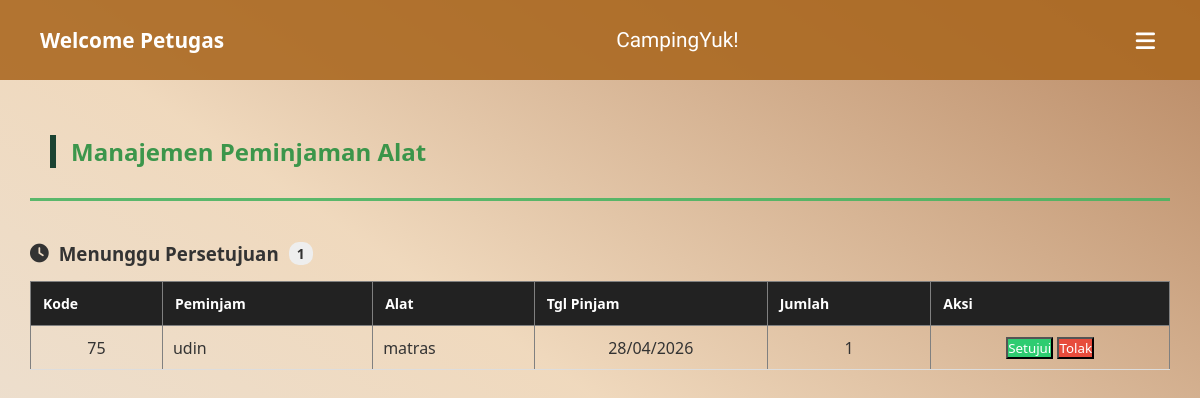
/view/view_petugas/menyetujui.php (signed in), run on an earlier commit of the app's database.
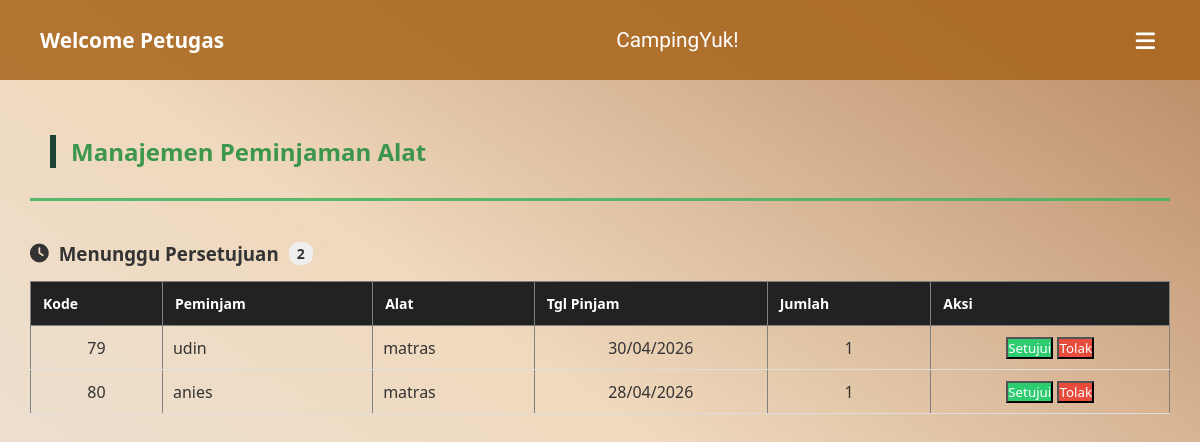
And on a later commit of the database.
### tables this page shows
CREATE TABLE `peminjaman_alat` (
  `id_user` int(11) NOT NULL,
  `id_alat` int(20) NOT NULL,
  `kode_pinjam` int(10) NOT NULL,
  `nama_peminjam` varchar(200) NOT NULL,
  `tanggal_meminjam` date NOT NULL,
  `batas_pengembalian` date NOT NULL,
  `jumlah` int(20) NOT NULL,
  `status` enum('Menunggu','Disetujui','Ditolak','') NOT NULL
);

CREATE TABLE `peralatan` (
  `id_alat` int(20) NOT NULL,
  `id_kategori` int(11) NOT NULL,
  `nama_alat` varchar(50) NOT NULL,
  `jumlah` int(11) NOT NULL,
  `foto_alat` varchar(255) NOT NULL,
  `harga` varchar(50) DEFAULT NULL
);

### controller/c_peminjaman.php (called while the page is built, shortened)
<?php
include_once __DIR__ . '/../models/m_peminjaman.php';
$peminjaman = new peminjaman();
$id_session = $_SESSION['data']['id_user'] ?? null;
$role_session = $_SESSION['data']['role'] ?? 'user';
try {
    if (isset($_GET['aksi'])) {
        $aksi = $_GET['aksi'];
        if ($aksi == 'peminjaman') {
            $id_user = $id_session;
            $id_alat = $_POST['id_alat'];
            $nama_peminjam = $_POST['nama_peminjam'];
            $tgl_pinjam = $_POST['tgl_pinjam'];
            $tgl_kembali = $_POST['tgl_kembali'];
            $jumlah = $_POST['jumlah'];
            $result = $peminjaman->tambah_data_peminjam($id_user, $id_alat, $nama_peminjam, $tgl_pinjam, $tgl_kembali, $jumlah);
            if ($result) {
                echo "<script>alert('Berhasil!'); window.location='../view/view_user/daftar_peminjaman.php'</script>";
            } else {
                echo "<script>alert('Gagal tambah data!'); history.back();</script>";
            }
            exit;
        }
        if ($aksi == 'update_status') {
    $id = $_GET['id'] ?? null;
    $status_req = $_GET['status'] ?? null;
    if ($id && $status_req) {
        $result = $peminjaman->update_status_peminjaman($id, $status_req);
        if ($result) {
            $redirect_url = '../View/view_petugas/pengembalian.php';
            if (isset($_SESSION['role']) && $_SESSION['role'] == 'admin') {
                $redirect_url = '../View/view_admin/pengembalian.php';
            }
            echo "<script>
                    alert('Data berhasil diproses!');
                    window.location.href = '$redirect_url';
                  </script>";
        } else {
            echo "<script>
                    alert('Gagal memproses data! Periksa relasi database.');
                    history.back();
                  </script>";
        }
    }
    exit;
}
    } else {
        $data_peminjam = ($role_session == 'admin' || $role_session == 'petugas')
                         ? $peminjaman->tampil_data_peminjam()
                         : $peminjaman->tampil_data_peminjam($id_session);
    }
} catch (Exception $e) {
    echo "Error: " . $e->getMessage();
}
?>

### models/m_koneksi.php (called while the page is built, shortened)
<?php
class Koneksi {
    private $host = "localhost",
            $username = "root",
            $pass = "",
            $db = "peminjaman_alat";
    function __construct() {
        $this->koneksi = mysqli_connect(
            $this->host,
            $this->username,
            $this->pass,
            $this->db
        );
    }
}

### models/m_peminjaman.php (called while the page is built, shortened)
<?php
include_once 'm_koneksi.php';
class peminjaman {
    private $conn;
    public function __construct() {
        $db = new koneksi();
        $this->conn = $db->koneksi;
    }
    function tampil_data_peminjam($id_user = null) {
        $sql = "SELECT p.*, a.nama_alat FROM peminjaman_alat p
                INNER JOIN peralatan a ON p.id_alat = a.id_alat";
        $query = mysqli_query($this->conn, $sql);
        $result = [];
        while ($data = mysqli_fetch_assoc($query)) {
            $result[] = $data;
        }
        return $result;
    }
}
?>

### view/view_petugas/menyetujui.php (the view, shortened to what the changed rows need)
<?php
include_once '../../controller/c_peminjaman.php';
include_once '../template/navbar_petugas.php';
$data_menunggu = array_filter($data_peminjam, function($item) {
    return $item['status'] == 'Menunggu';
});
?>
<!DOCTYPE html>
<html lang="id">
<head>
  <link rel="stylesheet" href="../template/style.css">
  <link rel="stylesheet" href="../template/dashboard_adm.css">
  <link rel="stylesheet" href="../template/petugas.css">
</head>
<body>
  <div class="main-content">
    <div style="display: flex; justify-content: space-between; align-items: center; margin-bottom: 10px;">
        <h2>Manajemen Peminjaman Alat</h2>
    </div>
    <h3 class="section-title judul-menunggu">
      <i class="fas fa-clock"></i> Menunggu Persetujuan
      <span class="count-badge"><?= count($data_menunggu) ?></span>
    </h3>
    <div class="table-container tabel-menunggu">
      <table border="1" width="100%" style="border-collapse: collapse;">
        <thead>
          <tr>
            <th>Kode</th>
            <th>Peminjam</th>
            <th>Alat</th>
            <th>Tgl Pinjam</th>
            <th>Jumlah</th>
            <th>Aksi</th>
          </tr>
        </thead>
        <tbody>
          <?php if (!empty($data_menunggu)): ?>
            <?php foreach ($data_menunggu as $row): ?>
            <tr>
              <td style="text-align: center;"><?= $row['kode_pinjam'] ?></td>
              <td><?= $row['nama_peminjam'] ?></td>
              <td><?= $row['nama_alat'] ?></td>
              <td style="text-align: center;"><?= date('d/m/Y', strtotime($row['tanggal_meminjam'])) ?></td>
              <td style="text-align: center;"><?= $row['jumlah'] ?></td>
              <td style="text-align: center;">
                <button type="button" class="btn-action btn-setuju" onclick="konfirmasiAksi('<?= $row['kode_pinjam'] ?>', 'setujui')">Setujui</button>
                <button type="button" class="btn-action btn-tolak" onclick="konfirmasiAksi('<?= $row['kode_pinjam'] ?>', 'tolak')">Tolak</button>
              </td>
            </tr>
            <?php endforeach; ?>
          <?php else: ?>
            <tr><td colspan="6" style="text-align: center; padding: 15px; color: #999;">Tidak ada permintaan baru.</td></tr>
          <?php endif; ?>
        </tbody>
      </table>
    </div>
</body>
</html>

What changed in the data, as far as the page shows it:
removed peminjaman_alat: kode_pinjam "75", nama_peminjam "udin", id_alat.nama_alat "matras", tanggal_meminjam "28/04/2026", jumlah "1"
added peminjaman_alat: kode_pinjam "79", nama_peminjam "udin", id_alat.nama_alat "matras", tanggal_meminjam "30/04/2026", jumlah "1"
added peminjaman_alat: kode_pinjam "80", nama_peminjam "anies", id_alat.nama_alat "matras", tanggal_meminjam "28/04/2026", jumlah "1"
Also different on the page:
count($data_menunggu): "1" → "2"
